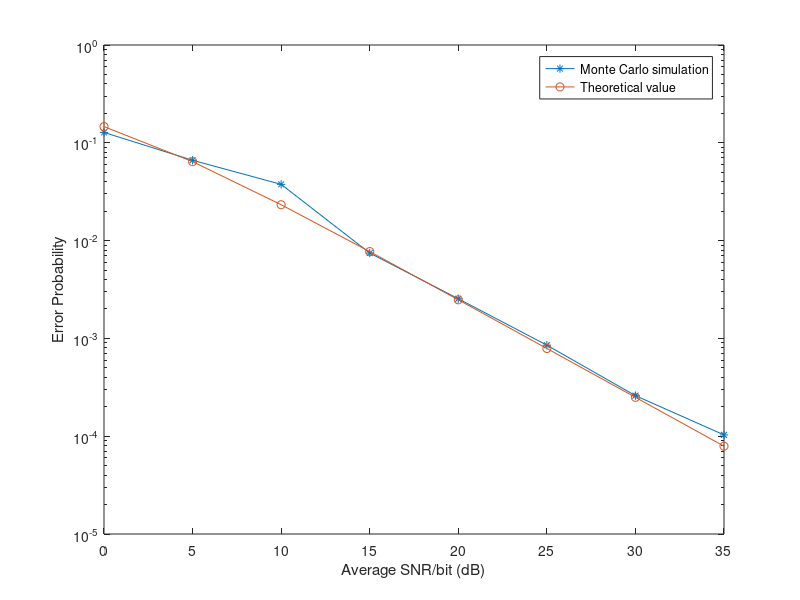

Write MATLAB code to recreate this figure.
% MATLAB script for Illustrative Problem 9.7

Eb = 1;                             % Energy per bit
EbNo_dB = 0:5:35;
No_over_2 = Eb*10.^(-EbNo_dB/10);   % Noise power
sigma = 1;                          % Rayleigh parameter
BER = zeros(1,length(EbNo_dB));
% Calculation of error probability using Monte Carlo simulation:
for i = 1:length(EbNo_dB)
    no_errors = 0;
    no_bits = 0;
    % Assumption: m = 0 (All zero codeword is transmitted):
    while no_errors <= 100
        u = rand;
        alpha = sigma*sqrt(-2*log(u));
        noise = sqrt(No_over_2(i))*randn;
        y = alpha*sqrt(Eb) + noise;
        if y <= 0
            y_d = 1;
        else
            y_d = 0;
        end
        no_bits = no_bits + 1;
        no_errors = no_errors + y_d;
    end
    BER(i) = no_errors/no_bits;
    echo off
end
echo on
% Calculation of error probability using the theoretical formula:
rho_b = Eb./No_over_2;
P2 = 1/2*(1-sqrt(rho_b./(1+rho_b)));
% Plot the results:
semilogy(EbNo_dB,BER,'-*',EbNo_dB,P2,'-o')
xlabel('Average SNR/bit (dB)')
ylabel('Error Probability')
legend('Monte Carlo simulation','Theoretical value')